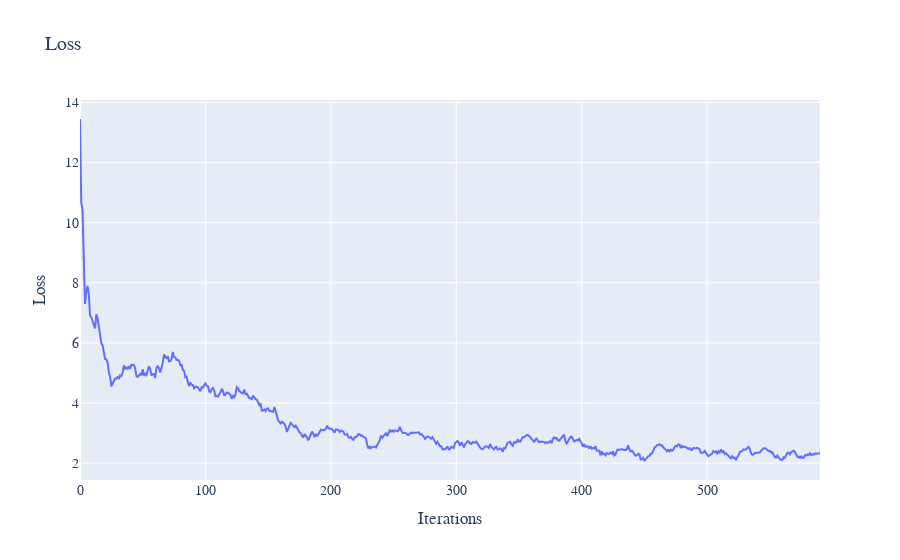

The cell this chart's notebook holds for it:
### Code cell
eq = OPINION()
model = MODEL_CONFIG = {
    "hidden_dim": 64,
    "learning_rate": 1e-3,
    "loss_weights": (1, 8),
    "sampling_method": "uniform",
    "lr_decay": 0.98,
    "network_type": "RES",
    "optimiser": "Adam",
    "method": "Galerkin"
}
solver = DeepPDESolver(model, eq)
losses = list(solver.train(600))
plot_losses(losses)

### Figure 1 — Plotly figure (JSON) as saved in the notebook; plotly's stock layout.template omitted (floating-point values rounded to 4 significant figures; data arrays with more than 128 entries replaced by an {"elided": "..."} marker saying what was removed)
{"data": [{"mode": "lines", "name": "Error at x=0.1", "type": "scatter", "x": {"elided": "591 int values"}, "xaxis": "x", "y": {"elided": "591 float values"}, "yaxis": "y"}], "layout": {"font": {"family": "Courier New, monospace", "size": 14}, "title": {"text": "Loss"}, "xaxis": {"anchor": "y", "domain": [0, 1], "title": {"text": "Iterations"}}, "yaxis": {"anchor": "x", "domain": [0, 1], "title": {"text": "Loss"}}}}
